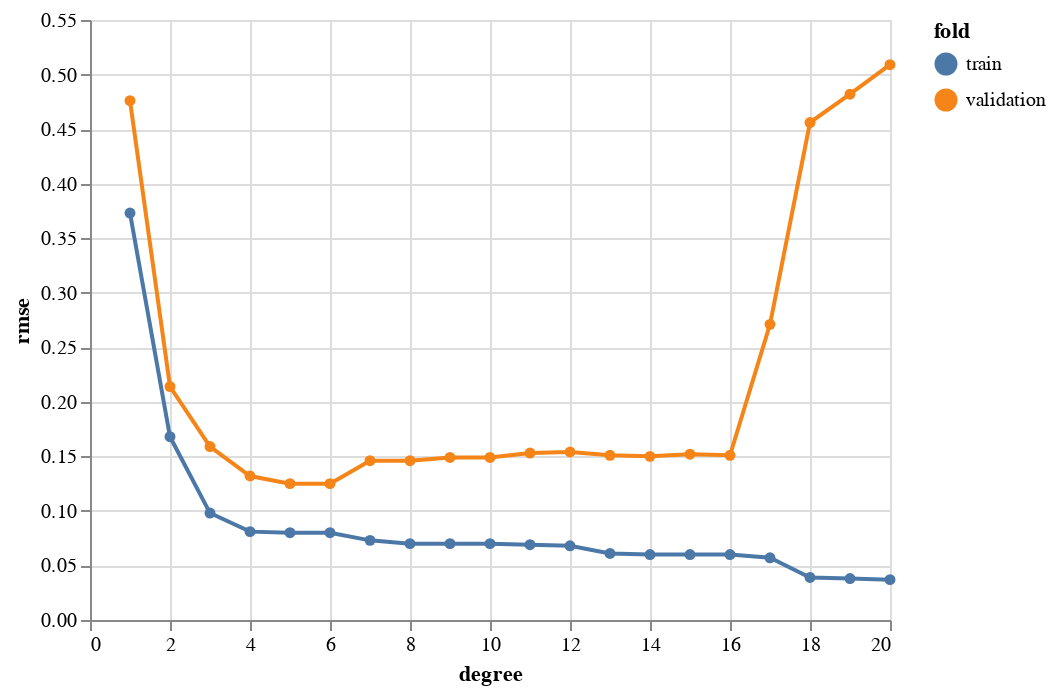

Notebook code cell kept with this figure:
### Code cell
X_train, X_val, y_train, y_val = train_test_split(
    df3[["X"]], df3.y, test_size=0.2, random_state=42
)

results3 = pd.DataFrame(columns=["degree", "fold", "rmse"])
for n in range(1, MAX_DEGREE + 1):
    poly = PolynomialFeatures(n)
    Xp_train = poly.fit_transform(X_train)
    Xp_val = poly.fit_transform(X_val)
    lm = LinearRegression().fit(Xp_train, y_train)
    y_hat = lm.predict(Xp_train)
    y_hat_val = lm.predict(Xp_val)
    results3 = results3.append(
        [
            {
                "degree": n,
                "fold": "train",
                "rmse": np.sqrt(mean_squared_error(y_train, y_hat)),
            },
            {
                "degree": n,
                "fold": "validation",
                "rmse": np.sqrt(mean_squared_error(y_val, y_hat_val)),
            },
        ],
        ignore_index=True,
    )

results3 = results3.round(3)

def plot_validation_curve(results):
    base = alt.Chart(results).mark_line(point=alt.OverlayMarkDef()).encode(
        x="degree", y="rmse", color="fold"
    )

    label = alt.selection_single(
        encodings=['x'], # limit selection to x-axis value
        on='mouseover',  # select on mouseover events
        nearest=True,    # select data point nearest the cursor
        empty='none'     # empty selection includes no data points
    )

    return alt.layer(
        base, # base line chart
        
        # add a rule mark to serve as a guide line
        alt.Chart().mark_rule(color='#aaa').encode(
            x='degree'
        ).transform_filter(label),
        
        # add circle marks for selected time points, hide unselected points
        base.mark_circle().encode(
            opacity=alt.condition(label, alt.value(1), alt.value(0))
        ).add_selection(label),

        # add white stroked text to provide a legible background for labels
        base.mark_text(align='left', dx=5, dy=-5, stroke='white', strokeWidth=2).encode(
            text='rmse:Q'
        ).transform_filter(label),

        # add text labels for stock prices
        base.mark_text(align='left', dx=5, dy=-5).encode(
            text='rmse:Q'
        ).transform_filter(label),
        
        data=results
    )


plot_validation_curve(results3)

### Figure 1 — Vega-Lite specification as saved in the notebook (floating-point values rounded to 4 significant figures)
{"config": {"view": {"continuousWidth": 400, "continuousHeight": 300}}, "layer": [{"mark": {"type": "line", "point": {}}, "encoding": {"color": {"type": "nominal", "field": "fold"}, "x": {"type": "quantitative", "field": "degree"}, "y": {"type": "quantitative", "field": "rmse"}}}, {"mark": {"type": "rule", "color": "#aaa"}, "encoding": {"x": {"type": "quantitative", "field": "degree"}}, "transform": [{"filter": {"selection": "selector001"}}]}, {"mark": "circle", "encoding": {"color": {"type": "nominal", "field": "fold"}, "opacity": {"condition": {"value": 1, "selection": "selector001"}, "value": 0}, "x": {"type": "quantitative", "field": "degree"}, "y": {"type": "quantitative", "field": "rmse"}}, "selection": {"selector001": {"type": "single", "encodings": ["x"], "on": "mouseover", "nearest": true, "empty": "none"}}}, {"mark": {"type": "text", "align": "left", "dx": 5, "dy": -5, "stroke": "white", "strokeWidth": 2}, "encoding": {"color": {"type": "nominal", "field": "fold"}, "text": {"type": "quantitative", "field": "rmse"}, "x": {"type": "quantitative", "field": "degree"}, "y": {"type": "quantitative", "field": "rmse"}}, "transform": [{"filter": {"selection": "selector001"}}]}, {"mark": {"type": "text", "align": "left", "dx": 5, "dy": -5}, "encoding": {"color": {"type": "nominal", "field": "fold"}, "text": {"type": "quantitative", "field": "rmse"}, "x": {"type": "quantitative", "field": "degree"}, "y": {"type": "quantitative", "field": "rmse"}}, "transform": [{"filter": {"selection": "selector001"}}]}], "data": {"name": "data-64da2518d4adab2a360b3565f2543844"}, "$schema": "https://vega.github.io/schema/vega-lite/v4.8.1.json", "datasets": {"data-64da2518d4adab2a360b3565f2543844": [{"degree": 1, "fold": "train", "rmse": 0.373}, {"degree": 1, "fold": "validation", "rmse": 0.476}, {"degree": 2, "fold": "train", "rmse": 0.168}, {"degree": 2, "fold": "validation", "rmse": 0.214}, {"degree": 3, "fold": "train", "rmse": 0.098}, {"degree": 3, "fold": "validation", "rmse": 0.159}, {"degree": 4, "fold": "train", "rmse": 0.081}, {"degree": 4, "fold": "validation", "rmse": 0.132}, {"degree": 5, "fold": "train", "rmse": 0.08}, {"degree": 5, "fold": "validation", "rmse": 0.125}, {"degree": 6, "fold": "train", "rmse": 0.08}, {"degree": 6, "fold": "validation", "rmse": 0.125}, {"degree": 7, "fold": "train", "rmse": 0.073}, {"degree": 7, "fold": "validation", "rmse": 0.146}, {"degree": 8, "fold": "train", "rmse": 0.07}, {"degree": 8, "fold": "validation", "rmse": 0.146}, {"degree": 9, "fold": "train", "rmse": 0.07}, {"degree": 9, "fold": "validation", "rmse": 0.149}, {"degree": 10, "fold": "train", "rmse": 0.07}, {"degree": 10, "fold": "validation", "rmse": 0.149}, {"degree": 11, "fold": "train", "rmse": 0.069}, {"degree": 11, "fold": "validation", "rmse": 0.153}, {"degree": 12, "fold": "train", "rmse": 0.068}, {"degree": 12, "fold": "validation", "rmse": 0.154}, {"degree": 13, "fold": "train", "rmse": 0.061}, {"degree": 13, "fold": "validation", "rmse": 0.151}, {"degree": 14, "fold": "train", "rmse": 0.06}, {"degree": 14, "fold": "validation", "rmse": 0.15}, {"degree": 15, "fold": "train", "rmse": 0.06}, {"degree": 15, "fold": "validation", "rmse": 0.152}, {"degree": 16, "fold": "train", "rmse": 0.06}, {"degree": 16, "fold": "validation", "rmse": 0.151}, {"degree": 17, "fold": "train", "rmse": 0.057}, {"degree": 17, "fold": "validation", "rmse": 0.271}, {"degree": 18, "fold": "train", "rmse": 0.039}, {"degree": 18, "fold": "validation", "rmse": 0.456}, {"degree": 19, "fold": "train", "rmse": 0.038}, {"degree": 19, "fold": "validation", "rmse": 0.482}, {"degree": 20, "fold": "train", "rmse": 0.037}, {"degree": 20, "fold": "validation", "rmse": 0.509}]}}
